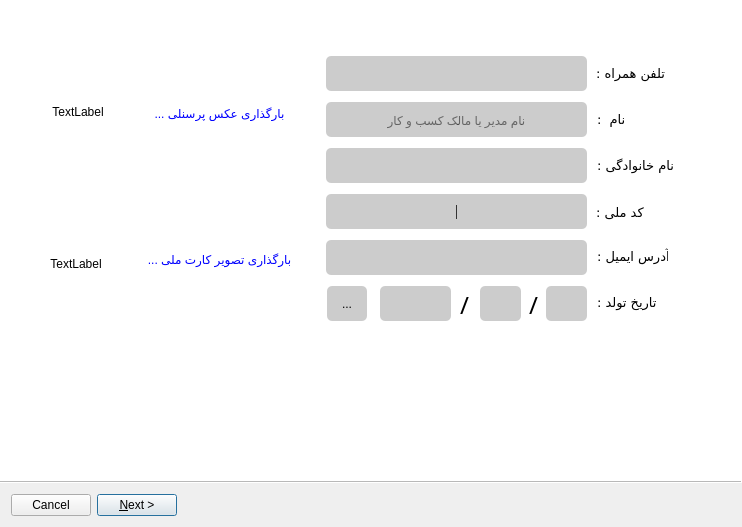
<?xml version="1.0" encoding="UTF-8"?>
<ui version="4.0">
 <class>signup_wizard</class>
 <widget class="QWizard" name="signup_wizard">
  <property name="geometry">
   <rect>
    <x>0</x>
    <y>0</y>
    <width>742</width>
    <height>527</height>
   </rect>
  </property>
  <property name="minimumSize">
   <size>
    <width>742</width>
    <height>527</height>
   </size>
  </property>
  <property name="windowTitle">
   <string>Wizard</string>
  </property>
  <property name="layoutDirection">
   <enum>Qt::RightToLeft</enum>
  </property>
  <property name="autoFillBackground">
   <bool>false</bool>
  </property>
  <property name="sizeGripEnabled">
   <bool>false</bool>
  </property>
  <property name="modal">
   <bool>true</bool>
  </property>
  <property name="wizardStyle">
   <enum>QWizard::AeroStyle</enum>
  </property>
  <property name="options">
   <set>QWizard::HelpButtonOnRight|QWizard::NoBackButtonOnStartPage</set>
  </property>
  <widget class="QWizardPage" name="wizardPage1">
   <attribute name="pageId">
    <string notr="true">1</string>
   </attribute>
   <widget class="QLabel" name="label_5">
    <property name="geometry">
     <rect>
      <x>594</x>
      <y>200</y>
      <width>51</width>
      <height>21</height>
     </rect>
    </property>
    <property name="font">
     <font>
      <family>IRANSans</family>
      <pointsize>10</pointsize>
      <weight>50</weight>
      <italic>false</italic>
      <bold>false</bold>
     </font>
    </property>
    <property name="styleSheet">
     <string notr="true">font: 10pt &quot;IRANSans&quot;;
border: 0px;</string>
    </property>
    <property name="text">
     <string>کد ملی :</string>
    </property>
    <property name="alignment">
     <set>Qt::AlignRight|Qt::AlignTrailing|Qt::AlignVCenter</set>
    </property>
   </widget>
   <widget class="QLineEdit" name="lineEdit_nationalCode">
    <property name="geometry">
     <rect>
      <x>324</x>
      <y>192</y>
      <width>261</width>
      <height>35</height>
     </rect>
    </property>
    <property name="minimumSize">
     <size>
      <width>261</width>
      <height>35</height>
     </size>
    </property>
    <property name="styleSheet">
     <string notr="true">border:solid 5px;
background-color:rgb(204, 204, 204);
border-radius:5px;
font: 10pt &quot;B Homa&quot;;</string>
    </property>
    <property name="maxLength">
     <number>10</number>
    </property>
    <property name="alignment">
     <set>Qt::AlignCenter</set>
    </property>
   </widget>
   <widget class="QLabel" name="label">
    <property name="geometry">
     <rect>
      <x>595</x>
      <y>107</y>
      <width>31</width>
      <height>21</height>
     </rect>
    </property>
    <property name="font">
     <font>
      <family>IRANSans</family>
      <pointsize>10</pointsize>
      <weight>50</weight>
      <italic>false</italic>
      <bold>false</bold>
     </font>
    </property>
    <property name="styleSheet">
     <string notr="true">font: 10pt &quot;IRANSans&quot;;
border: 0px;</string>
    </property>
    <property name="frameShape">
     <enum>QFrame::NoFrame</enum>
    </property>
    <property name="lineWidth">
     <number>0</number>
    </property>
    <property name="text">
     <string>نام  :</string>
    </property>
    <property name="alignment">
     <set>Qt::AlignRight|Qt::AlignTrailing|Qt::AlignVCenter</set>
    </property>
   </widget>
   <widget class="QToolButton" name="toolButton_upload_card">
    <property name="geometry">
     <rect>
      <x>142</x>
      <y>248</y>
      <width>151</width>
      <height>19</height>
     </rect>
    </property>
    <property name="font">
     <font>
      <pointsize>9</pointsize>
     </font>
    </property>
    <property name="cursor">
     <cursorShape>PointingHandCursor</cursorShape>
    </property>
    <property name="styleSheet">
     <string notr="true">border:0px;
color:blue;</string>
    </property>
    <property name="text">
     <string>... بارگذاری تصویر کارت ملی</string>
    </property>
   </widget>
   <widget class="QLineEdit" name="lineEdit_Email">
    <property name="geometry">
     <rect>
      <x>324</x>
      <y>238</y>
      <width>261</width>
      <height>35</height>
     </rect>
    </property>
    <property name="minimumSize">
     <size>
      <width>261</width>
      <height>35</height>
     </size>
    </property>
    <property name="styleSheet">
     <string notr="true">border:solid 5px;
background-color:rgb(204, 204, 204);
border-radius:5px;
font: 10pt &quot;B Homa&quot;;</string>
    </property>
    <property name="alignment">
     <set>Qt::AlignCenter</set>
    </property>
   </widget>
   <widget class="QLabel" name="label_nationalCard">
    <property name="geometry">
     <rect>
      <x>14</x>
      <y>217</y>
      <width>120</width>
      <height>90</height>
     </rect>
    </property>
    <property name="minimumSize">
     <size>
      <width>120</width>
      <height>90</height>
     </size>
    </property>
    <property name="mouseTracking">
     <bool>true</bool>
    </property>
    <property name="styleSheet">
     <string notr="true">background-color:white;</string>
    </property>
    <property name="text">
     <string>TextLabel</string>
    </property>
    <property name="alignment">
     <set>Qt::AlignCenter</set>
    </property>
   </widget>
   <widget class="QLineEdit" name="lineEdit_firstName">
    <property name="geometry">
     <rect>
      <x>324</x>
      <y>100</y>
      <width>261</width>
      <height>35</height>
     </rect>
    </property>
    <property name="minimumSize">
     <size>
      <width>261</width>
      <height>35</height>
     </size>
    </property>
    <property name="styleSheet">
     <string notr="true">border:solid 5px;
background-color:rgb(204, 204, 204);
border-radius:5px;
font: 10pt &quot;B Homa&quot;;</string>
    </property>
    <property name="alignment">
     <set>Qt::AlignCenter</set>
    </property>
    <property name="placeholderText">
     <string>نام مدیر یا مالک کسب و کار</string>
    </property>
   </widget>
   <widget class="QLabel" name="label_6">
    <property name="geometry">
     <rect>
      <x>595</x>
      <y>244</y>
      <width>71</width>
      <height>21</height>
     </rect>
    </property>
    <property name="font">
     <font>
      <family>IRANSans</family>
      <pointsize>10</pointsize>
      <weight>50</weight>
      <italic>false</italic>
      <bold>false</bold>
     </font>
    </property>
    <property name="styleSheet">
     <string notr="true">font: 10pt &quot;IRANSans&quot;;
border: 0px;</string>
    </property>
    <property name="text">
     <string>آدرس ایمیل :</string>
    </property>
    <property name="alignment">
     <set>Qt::AlignRight|Qt::AlignTrailing|Qt::AlignVCenter</set>
    </property>
   </widget>
   <widget class="QToolButton" name="toolButton_upload_img">
    <property name="geometry">
     <rect>
      <x>142</x>
      <y>103</y>
      <width>151</width>
      <height>16</height>
     </rect>
    </property>
    <property name="font">
     <font>
      <pointsize>9</pointsize>
     </font>
    </property>
    <property name="cursor">
     <cursorShape>PointingHandCursor</cursorShape>
    </property>
    <property name="styleSheet">
     <string notr="true">border:0px;
color:blue;</string>
    </property>
    <property name="text">
     <string>... بارگذاری عکس پرسنلی</string>
    </property>
   </widget>
   <widget class="QLabel" name="label_img">
    <property name="geometry">
     <rect>
      <x>31</x>
      <y>50</y>
      <width>90</width>
      <height>120</height>
     </rect>
    </property>
    <property name="minimumSize">
     <size>
      <width>90</width>
      <height>120</height>
     </size>
    </property>
    <property name="mouseTracking">
     <bool>true</bool>
    </property>
    <property name="styleSheet">
     <string notr="true">background-color: white;</string>
    </property>
    <property name="text">
     <string>TextLabel</string>
    </property>
    <property name="alignment">
     <set>Qt::AlignCenter</set>
    </property>
   </widget>
   <widget class="QLineEdit" name="lineEdit_birthYear">
    <property name="geometry">
     <rect>
      <x>378</x>
      <y>284</y>
      <width>71</width>
      <height>35</height>
     </rect>
    </property>
    <property name="minimumSize">
     <size>
      <width>71</width>
      <height>35</height>
     </size>
    </property>
    <property name="styleSheet">
     <string notr="true">border:solid 5px;
background-color:rgb(204, 204, 204);
border-radius:5px;
font: 10pt &quot;B Homa&quot;;</string>
    </property>
    <property name="maxLength">
     <number>4</number>
    </property>
    <property name="alignment">
     <set>Qt::AlignCenter</set>
    </property>
   </widget>
   <widget class="QLabel" name="label_8">
    <property name="geometry">
     <rect>
      <x>527</x>
      <y>287</y>
      <width>16</width>
      <height>31</height>
     </rect>
    </property>
    <property name="font">
     <font>
      <family>MSYekan</family>
      <pointsize>18</pointsize>
     </font>
    </property>
    <property name="text">
     <string>/</string>
    </property>
   </widget>
   <widget class="QLabel" name="label_7">
    <property name="geometry">
     <rect>
      <x>458</x>
      <y>287</y>
      <width>16</width>
      <height>31</height>
     </rect>
    </property>
    <property name="font">
     <font>
      <family>MSYekan</family>
      <pointsize>18</pointsize>
     </font>
    </property>
    <property name="text">
     <string>/</string>
    </property>
   </widget>
   <widget class="QToolButton" name="toolButton_calendar">
    <property name="geometry">
     <rect>
      <x>325</x>
      <y>284</y>
      <width>40</width>
      <height>35</height>
     </rect>
    </property>
    <property name="minimumSize">
     <size>
      <width>40</width>
      <height>35</height>
     </size>
    </property>
    <property name="maximumSize">
     <size>
      <width>40</width>
      <height>35</height>
     </size>
    </property>
    <property name="styleSheet">
     <string notr="true">border:solid 5px;
background-color:rgb(204, 204, 204);
border-radius:5px;</string>
    </property>
    <property name="text">
     <string>...</string>
    </property>
   </widget>
   <widget class="QLabel" name="label_9">
    <property name="geometry">
     <rect>
      <x>595</x>
      <y>290</y>
      <width>61</width>
      <height>21</height>
     </rect>
    </property>
    <property name="font">
     <font>
      <family>IRANSans</family>
      <pointsize>10</pointsize>
      <weight>50</weight>
      <italic>false</italic>
      <bold>false</bold>
     </font>
    </property>
    <property name="styleSheet">
     <string notr="true">font: 10pt &quot;IRANSans&quot;;
border: 0px;</string>
    </property>
    <property name="text">
     <string>تاریخ تولد :</string>
    </property>
    <property name="alignment">
     <set>Qt::AlignRight|Qt::AlignTrailing|Qt::AlignVCenter</set>
    </property>
   </widget>
   <widget class="QLineEdit" name="lineEdit_birthMonth">
    <property name="geometry">
     <rect>
      <x>478</x>
      <y>284</y>
      <width>41</width>
      <height>35</height>
     </rect>
    </property>
    <property name="minimumSize">
     <size>
      <width>41</width>
      <height>35</height>
     </size>
    </property>
    <property name="styleSheet">
     <string notr="true">border:solid 5px;
background-color:rgb(204, 204, 204);
border-radius:5px;
font: 10pt &quot;B Homa&quot;;</string>
    </property>
    <property name="maxLength">
     <number>2</number>
    </property>
    <property name="alignment">
     <set>Qt::AlignCenter</set>
    </property>
   </widget>
   <widget class="QLineEdit" name="lineEdit_birthDay">
    <property name="geometry">
     <rect>
      <x>544</x>
      <y>284</y>
      <width>41</width>
      <height>35</height>
     </rect>
    </property>
    <property name="minimumSize">
     <size>
      <width>41</width>
      <height>35</height>
     </size>
    </property>
    <property name="styleSheet">
     <string notr="true">border:solid 5px;
background-color:rgb(204, 204, 204);
border-radius:5px;
font: 10pt &quot;B Homa&quot;;</string>
    </property>
    <property name="maxLength">
     <number>2</number>
    </property>
    <property name="alignment">
     <set>Qt::AlignCenter</set>
    </property>
   </widget>
   <widget class="QLabel" name="lbl_warning_msg">
    <property name="geometry">
     <rect>
      <x>319</x>
      <y>343</y>
      <width>271</width>
      <height>41</height>
     </rect>
    </property>
    <property name="minimumSize">
     <size>
      <width>271</width>
      <height>41</height>
     </size>
    </property>
    <property name="layoutDirection">
     <enum>Qt::RightToLeft</enum>
    </property>
    <property name="styleSheet">
     <string notr="true">color:rgb(178, 55, 77);</string>
    </property>
    <property name="text">
     <string/>
    </property>
    <property name="alignment">
     <set>Qt::AlignCenter</set>
    </property>
   </widget>
   <widget class="QLineEdit" name="lineEdit_mobile">
    <property name="geometry">
     <rect>
      <x>324</x>
      <y>54</y>
      <width>261</width>
      <height>35</height>
     </rect>
    </property>
    <property name="minimumSize">
     <size>
      <width>261</width>
      <height>35</height>
     </size>
    </property>
    <property name="styleSheet">
     <string notr="true">border:solid 5px;
background-color:rgb(204, 204, 204);
border-radius:5px;
font: 10pt &quot;B Homa&quot;;</string>
    </property>
    <property name="maxLength">
     <number>11</number>
    </property>
    <property name="alignment">
     <set>Qt::AlignCenter</set>
    </property>
   </widget>
   <widget class="QLabel" name="label_4">
    <property name="geometry">
     <rect>
      <x>594</x>
      <y>61</y>
      <width>71</width>
      <height>21</height>
     </rect>
    </property>
    <property name="font">
     <font>
      <family>IRANSans</family>
      <pointsize>10</pointsize>
      <weight>50</weight>
      <italic>false</italic>
      <bold>false</bold>
     </font>
    </property>
    <property name="styleSheet">
     <string notr="true">font: 10pt &quot;IRANSans&quot;;
border: 0px;</string>
    </property>
    <property name="text">
     <string>تلفن همراه :</string>
    </property>
    <property name="alignment">
     <set>Qt::AlignRight|Qt::AlignTrailing|Qt::AlignVCenter</set>
    </property>
   </widget>
   <widget class="QLineEdit" name="lineEdit_lastName">
    <property name="geometry">
     <rect>
      <x>324</x>
      <y>146</y>
      <width>261</width>
      <height>35</height>
     </rect>
    </property>
    <property name="minimumSize">
     <size>
      <width>261</width>
      <height>35</height>
     </size>
    </property>
    <property name="styleSheet">
     <string notr="true">border:solid 5px;
background-color:rgb(204, 204, 204);
border-radius:5px;
font: 10pt &quot;B Homa&quot;;</string>
    </property>
    <property name="alignment">
     <set>Qt::AlignCenter</set>
    </property>
   </widget>
   <widget class="QLabel" name="label_2">
    <property name="geometry">
     <rect>
      <x>595</x>
      <y>153</y>
      <width>81</width>
      <height>21</height>
     </rect>
    </property>
    <property name="font">
     <font>
      <family>IRANSans</family>
      <pointsize>10</pointsize>
      <weight>50</weight>
      <italic>false</italic>
      <bold>false</bold>
     </font>
    </property>
    <property name="styleSheet">
     <string notr="true">font: 10pt &quot;IRANSans&quot;;
border: 0px;</string>
    </property>
    <property name="text">
     <string>نام خانوادگی :</string>
    </property>
    <property name="alignment">
     <set>Qt::AlignRight|Qt::AlignTrailing|Qt::AlignVCenter</set>
    </property>
   </widget>
   <widget class="QLabel" name="lbl_msg_check_mobile">
    <property name="geometry">
     <rect>
      <x>320</x>
      <y>10</y>
      <width>271</width>
      <height>41</height>
     </rect>
    </property>
    <property name="layoutDirection">
     <enum>Qt::RightToLeft</enum>
    </property>
    <property name="styleSheet">
     <string notr="true">color:rgb(178, 55, 77);</string>
    </property>
    <property name="text">
     <string/>
    </property>
    <property name="alignment">
     <set>Qt::AlignCenter</set>
    </property>
   </widget>
  </widget>
  <widget class="QWizardPage" name="wizardPage2">
   <attribute name="pageId">
    <string notr="true">2</string>
   </attribute>
   <widget class="QLabel" name="label_26">
    <property name="geometry">
     <rect>
      <x>594</x>
      <y>152</y>
      <width>81</width>
      <height>21</height>
     </rect>
    </property>
    <property name="font">
     <font>
      <family>IRANSans</family>
      <pointsize>10</pointsize>
      <weight>50</weight>
      <italic>false</italic>
      <bold>false</bold>
     </font>
    </property>
    <property name="styleSheet">
     <string notr="true">font: 10pt &quot;IRANSans&quot;;
border: 0px;</string>
    </property>
    <property name="text">
     <string>نشانی دقیق :</string>
    </property>
    <property name="alignment">
     <set>Qt::AlignRight|Qt::AlignTrailing|Qt::AlignVCenter</set>
    </property>
   </widget>
   <widget class="QLineEdit" name="lineEdit_address">
    <property name="geometry">
     <rect>
      <x>324</x>
      <y>144</y>
      <width>261</width>
      <height>35</height>
     </rect>
    </property>
    <property name="minimumSize">
     <size>
      <width>0</width>
      <height>35</height>
     </size>
    </property>
    <property name="styleSheet">
     <string notr="true">border:solid 5px;
background-color:rgb(204, 204, 204);
border-radius:5px;</string>
    </property>
    <property name="alignment">
     <set>Qt::AlignCenter</set>
    </property>
   </widget>
   <widget class="QLineEdit" name="lineEdit_company_name">
    <property name="geometry">
     <rect>
      <x>324</x>
      <y>53</y>
      <width>261</width>
      <height>35</height>
     </rect>
    </property>
    <property name="minimumSize">
     <size>
      <width>0</width>
      <height>35</height>
     </size>
    </property>
    <property name="font">
     <font>
      <family>B Homa</family>
      <pointsize>10</pointsize>
     </font>
    </property>
    <property name="styleSheet">
     <string notr="true">border:solid 5px;
background-color:rgb(204, 204, 204);
border-radius:5px;</string>
    </property>
    <property name="alignment">
     <set>Qt::AlignCenter</set>
    </property>
    <property name="placeholderText">
     <string>نام  فروشگاه / مغازه / شرکت ...</string>
    </property>
   </widget>
   <widget class="QToolButton" name="toolButton_upload_permission">
    <property name="geometry">
     <rect>
      <x>158</x>
      <y>105</y>
      <width>121</width>
      <height>20</height>
     </rect>
    </property>
    <property name="font">
     <font>
      <pointsize>9</pointsize>
     </font>
    </property>
    <property name="cursor">
     <cursorShape>PointingHandCursor</cursorShape>
    </property>
    <property name="styleSheet">
     <string notr="true">border:0px;
color:blue;</string>
    </property>
    <property name="text">
     <string>... بارگذاری تصویر مجوز</string>
    </property>
   </widget>
   <widget class="QComboBox" name="comboBox_guild">
    <property name="geometry">
     <rect>
      <x>324</x>
      <y>98</y>
      <width>261</width>
      <height>35</height>
     </rect>
    </property>
    <property name="minimumSize">
     <size>
      <width>0</width>
      <height>35</height>
     </size>
    </property>
    <property name="maximumSize">
     <size>
      <width>16777215</width>
      <height>35</height>
     </size>
    </property>
    <property name="styleSheet">
     <string notr="true">border:solid 5px;
background-color:rgb(204, 204, 204);
border-radius:5px;</string>
    </property>
   </widget>
   <widget class="QLabel" name="label_21">
    <property name="geometry">
     <rect>
      <x>595</x>
      <y>60</y>
      <width>81</width>
      <height>21</height>
     </rect>
    </property>
    <property name="font">
     <font>
      <family>IRANSans</family>
      <pointsize>10</pointsize>
      <weight>50</weight>
      <italic>false</italic>
      <bold>false</bold>
     </font>
    </property>
    <property name="styleSheet">
     <string notr="true">font: 10pt &quot;IRANSans&quot;;
border: 0px;</string>
    </property>
    <property name="frameShape">
     <enum>QFrame::NoFrame</enum>
    </property>
    <property name="lineWidth">
     <number>0</number>
    </property>
    <property name="text">
     <string>نام موسسه :</string>
    </property>
    <property name="alignment">
     <set>Qt::AlignRight|Qt::AlignTrailing|Qt::AlignVCenter</set>
    </property>
   </widget>
   <widget class="QLabel" name="location_preview">
    <property name="geometry">
     <rect>
      <x>22</x>
      <y>193</y>
      <width>120</width>
      <height>120</height>
     </rect>
    </property>
    <property name="minimumSize">
     <size>
      <width>120</width>
      <height>120</height>
     </size>
    </property>
    <property name="mouseTracking">
     <bool>true</bool>
    </property>
    <property name="styleSheet">
     <string notr="true">background-color : white;
</string>
    </property>
    <property name="text">
     <string>TextLabel</string>
    </property>
    <property name="alignment">
     <set>Qt::AlignCenter</set>
    </property>
   </widget>
   <widget class="QLabel" name="label_permission_img">
    <property name="geometry">
     <rect>
      <x>22</x>
      <y>70</y>
      <width>120</width>
      <height>90</height>
     </rect>
    </property>
    <property name="minimumSize">
     <size>
      <width>120</width>
      <height>90</height>
     </size>
    </property>
    <property name="mouseTracking">
     <bool>true</bool>
    </property>
    <property name="styleSheet">
     <string notr="true">background-color : white;
</string>
    </property>
    <property name="text">
     <string>TextLabel</string>
    </property>
    <property name="alignment">
     <set>Qt::AlignCenter</set>
    </property>
   </widget>
   <widget class="QToolButton" name="toolButton_pin_location">
    <property name="geometry">
     <rect>
      <x>163</x>
      <y>243</y>
      <width>111</width>
      <height>20</height>
     </rect>
    </property>
    <property name="font">
     <font>
      <pointsize>9</pointsize>
     </font>
    </property>
    <property name="cursor">
     <cursorShape>PointingHandCursor</cursorShape>
    </property>
    <property name="styleSheet">
     <string notr="true">border:0px;
color:blue;</string>
    </property>
    <property name="text">
     <string>... موقعیت روی نقشه</string>
    </property>
   </widget>
   <widget class="QLabel" name="label_23">
    <property name="geometry">
     <rect>
      <x>595</x>
      <y>105</y>
      <width>81</width>
      <height>21</height>
     </rect>
    </property>
    <property name="font">
     <font>
      <family>IRANSans</family>
      <pointsize>10</pointsize>
      <weight>50</weight>
      <italic>false</italic>
      <bold>false</bold>
     </font>
    </property>
    <property name="styleSheet">
     <string notr="true">font: 10pt &quot;IRANSans&quot;;
border: 0px;</string>
    </property>
    <property name="text">
     <string>صنف :</string>
    </property>
    <property name="alignment">
     <set>Qt::AlignRight|Qt::AlignTrailing|Qt::AlignVCenter</set>
    </property>
   </widget>
   <widget class="QLineEdit" name="lineEdit_phone">
    <property name="geometry">
     <rect>
      <x>324</x>
      <y>191</y>
      <width>261</width>
      <height>35</height>
     </rect>
    </property>
    <property name="minimumSize">
     <size>
      <width>0</width>
      <height>35</height>
     </size>
    </property>
    <property name="styleSheet">
     <string notr="true">border:solid 5px;
background-color:rgb(204, 204, 204);
border-radius:5px;</string>
    </property>
    <property name="alignment">
     <set>Qt::AlignCenter</set>
    </property>
   </widget>
   <widget class="QLabel" name="label_24">
    <property name="geometry">
     <rect>
      <x>595</x>
      <y>197</y>
      <width>71</width>
      <height>21</height>
     </rect>
    </property>
    <property name="font">
     <font>
      <family>IRANSans</family>
      <pointsize>10</pointsize>
      <weight>50</weight>
      <italic>false</italic>
      <bold>false</bold>
     </font>
    </property>
    <property name="styleSheet">
     <string notr="true">font: 10pt &quot;IRANSans&quot;;
border: 0px;</string>
    </property>
    <property name="text">
     <string>تلفن ثابت :</string>
    </property>
    <property name="alignment">
     <set>Qt::AlignRight|Qt::AlignTrailing|Qt::AlignVCenter</set>
    </property>
   </widget>
   <widget class="QLabel" name="label_27">
    <property name="geometry">
     <rect>
      <x>595</x>
      <y>244</y>
      <width>71</width>
      <height>21</height>
     </rect>
    </property>
    <property name="font">
     <font>
      <family>IRANSans</family>
      <pointsize>10</pointsize>
      <weight>50</weight>
      <italic>false</italic>
      <bold>false</bold>
     </font>
    </property>
    <property name="styleSheet">
     <string notr="true">font: 10pt &quot;IRANSans&quot;;
border: 0px;</string>
    </property>
    <property name="text">
     <string>کد کارشناس :</string>
    </property>
    <property name="alignment">
     <set>Qt::AlignRight|Qt::AlignTrailing|Qt::AlignVCenter</set>
    </property>
   </widget>
   <widget class="QLineEdit" name="lineEdit_expert_code">
    <property name="geometry">
     <rect>
      <x>324</x>
      <y>237</y>
      <width>261</width>
      <height>35</height>
     </rect>
    </property>
    <property name="minimumSize">
     <size>
      <width>0</width>
      <height>35</height>
     </size>
    </property>
    <property name="font">
     <font>
      <family>B Homa</family>
      <pointsize>10</pointsize>
     </font>
    </property>
    <property name="styleSheet">
     <string notr="true">border:solid 5px;
background-color:rgb(204, 204, 204);
border-radius:5px;</string>
    </property>
    <property name="alignment">
     <set>Qt::AlignCenter</set>
    </property>
    <property name="placeholderText">
     <string>کد کارشناس نصب نرم افزار</string>
    </property>
   </widget>
   <widget class="QLineEdit" name="lineEdit_password_conf">
    <property name="geometry">
     <rect>
      <x>324</x>
      <y>284</y>
      <width>125</width>
      <height>35</height>
     </rect>
    </property>
    <property name="minimumSize">
     <size>
      <width>125</width>
      <height>35</height>
     </size>
    </property>
    <property name="styleSheet">
     <string notr="true">border:solid 5px;
background-color:rgb(204, 204, 204);
border-radius:5px;
font: 10pt &quot;B Homa&quot;;</string>
    </property>
    <property name="alignment">
     <set>Qt::AlignCenter</set>
    </property>
    <property name="placeholderText">
     <string>تکرار رمز عبور ...</string>
    </property>
   </widget>
   <widget class="QLineEdit" name="lineEdit_password">
    <property name="geometry">
     <rect>
      <x>459</x>
      <y>284</y>
      <width>125</width>
      <height>35</height>
     </rect>
    </property>
    <property name="minimumSize">
     <size>
      <width>125</width>
      <height>35</height>
     </size>
    </property>
    <property name="styleSheet">
     <string notr="true">border:solid 5px;
background-color:rgb(204, 204, 204);
border-radius:5px;
font: 10pt &quot;B Homa&quot;;</string>
    </property>
    <property name="alignment">
     <set>Qt::AlignCenter</set>
    </property>
    <property name="placeholderText">
     <string>رمز عبور ...</string>
    </property>
   </widget>
   <widget class="QLabel" name="lbl_warning_msg_2">
    <property name="geometry">
     <rect>
      <x>319</x>
      <y>344</y>
      <width>271</width>
      <height>41</height>
     </rect>
    </property>
    <property name="layoutDirection">
     <enum>Qt::RightToLeft</enum>
    </property>
    <property name="styleSheet">
     <string notr="true">color:rgb(178, 55, 77);</string>
    </property>
    <property name="text">
     <string/>
    </property>
    <property name="alignment">
     <set>Qt::AlignCenter</set>
    </property>
   </widget>
  </widget>
 </widget>
 <tabstops>
  <tabstop>lineEdit_mobile</tabstop>
  <tabstop>lineEdit_firstName</tabstop>
  <tabstop>lineEdit_lastName</tabstop>
  <tabstop>lineEdit_nationalCode</tabstop>
  <tabstop>lineEdit_Email</tabstop>
  <tabstop>lineEdit_birthDay</tabstop>
  <tabstop>lineEdit_birthMonth</tabstop>
  <tabstop>lineEdit_birthYear</tabstop>
  <tabstop>toolButton_upload_img</tabstop>
  <tabstop>toolButton_upload_card</tabstop>
  <tabstop>toolButton_calendar</tabstop>
  <tabstop>lineEdit_company_name</tabstop>
  <tabstop>comboBox_guild</tabstop>
  <tabstop>lineEdit_address</tabstop>
  <tabstop>lineEdit_phone</tabstop>
  <tabstop>lineEdit_expert_code</tabstop>
  <tabstop>toolButton_upload_permission</tabstop>
  <tabstop>toolButton_pin_location</tabstop>
  <tabstop>lineEdit_password</tabstop>
  <tabstop>lineEdit_password_conf</tabstop>
 </tabstops>
 <resources/>
 <connections/>
</ui>
